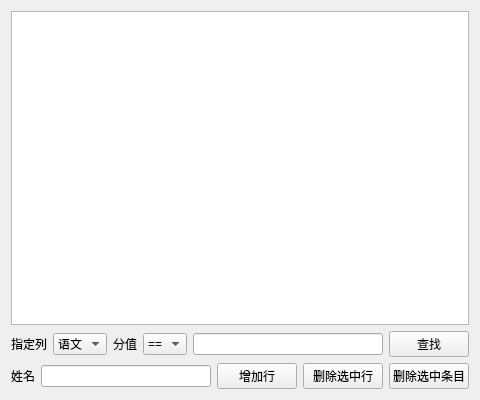
<?xml version="1.0" encoding="UTF-8"?>
<ui version="4.0">
 <class>Widget</class>
 <widget class="QWidget" name="Widget">
  <property name="geometry">
   <rect>
    <x>0</x>
    <y>0</y>
    <width>480</width>
    <height>400</height>
   </rect>
  </property>
  <property name="windowTitle">
   <string>Widget</string>
  </property>
  <layout class="QVBoxLayout" name="verticalLayout">
   <item>
    <widget class="QTableWidget" name="tableWidget"/>
   </item>
   <item>
    <layout class="QHBoxLayout" name="horizontalLayout">
     <item>
      <widget class="QLabel" name="label">
       <property name="text">
        <string>指定列</string>
       </property>
      </widget>
     </item>
     <item>
      <widget class="QComboBox" name="comboBoxColumns">
       <item>
        <property name="text">
         <string>语文</string>
        </property>
       </item>
       <item>
        <property name="text">
         <string>数学</string>
        </property>
       </item>
       <item>
        <property name="text">
         <string>外语</string>
        </property>
       </item>
       <item>
        <property name="text">
         <string>美食</string>
        </property>
       </item>
      </widget>
     </item>
     <item>
      <widget class="QLabel" name="label_2">
       <property name="text">
        <string>分值</string>
       </property>
      </widget>
     </item>
     <item>
      <widget class="QComboBox" name="comboBoxCompares">
       <item>
        <property name="text">
         <string>==</string>
        </property>
       </item>
       <item>
        <property name="text">
         <string>&lt;=</string>
        </property>
       </item>
       <item>
        <property name="text">
         <string>&gt;=</string>
        </property>
       </item>
      </widget>
     </item>
     <item>
      <widget class="QLineEdit" name="lineEditFindText"/>
     </item>
     <item>
      <widget class="QPushButton" name="pushButtonFind">
       <property name="text">
        <string>查找</string>
       </property>
      </widget>
     </item>
    </layout>
   </item>
   <item>
    <layout class="QHBoxLayout" name="horizontalLayout_2">
     <item>
      <widget class="QLabel" name="label_3">
       <property name="text">
        <string>姓名</string>
       </property>
      </widget>
     </item>
     <item>
      <widget class="QLineEdit" name="lineEditName"/>
     </item>
     <item>
      <widget class="QPushButton" name="pushButtonAddLine">
       <property name="text">
        <string>增加行</string>
       </property>
      </widget>
     </item>
     <item>
      <widget class="QPushButton" name="pushButtonDelLines">
       <property name="text">
        <string>删除选中行</string>
       </property>
      </widget>
     </item>
     <item>
      <widget class="QPushButton" name="pushButtonDelSelectedItems">
       <property name="text">
        <string>删除选中条目</string>
       </property>
      </widget>
     </item>
    </layout>
   </item>
  </layout>
 </widget>
 <resources/>
 <connections/>
</ui>
